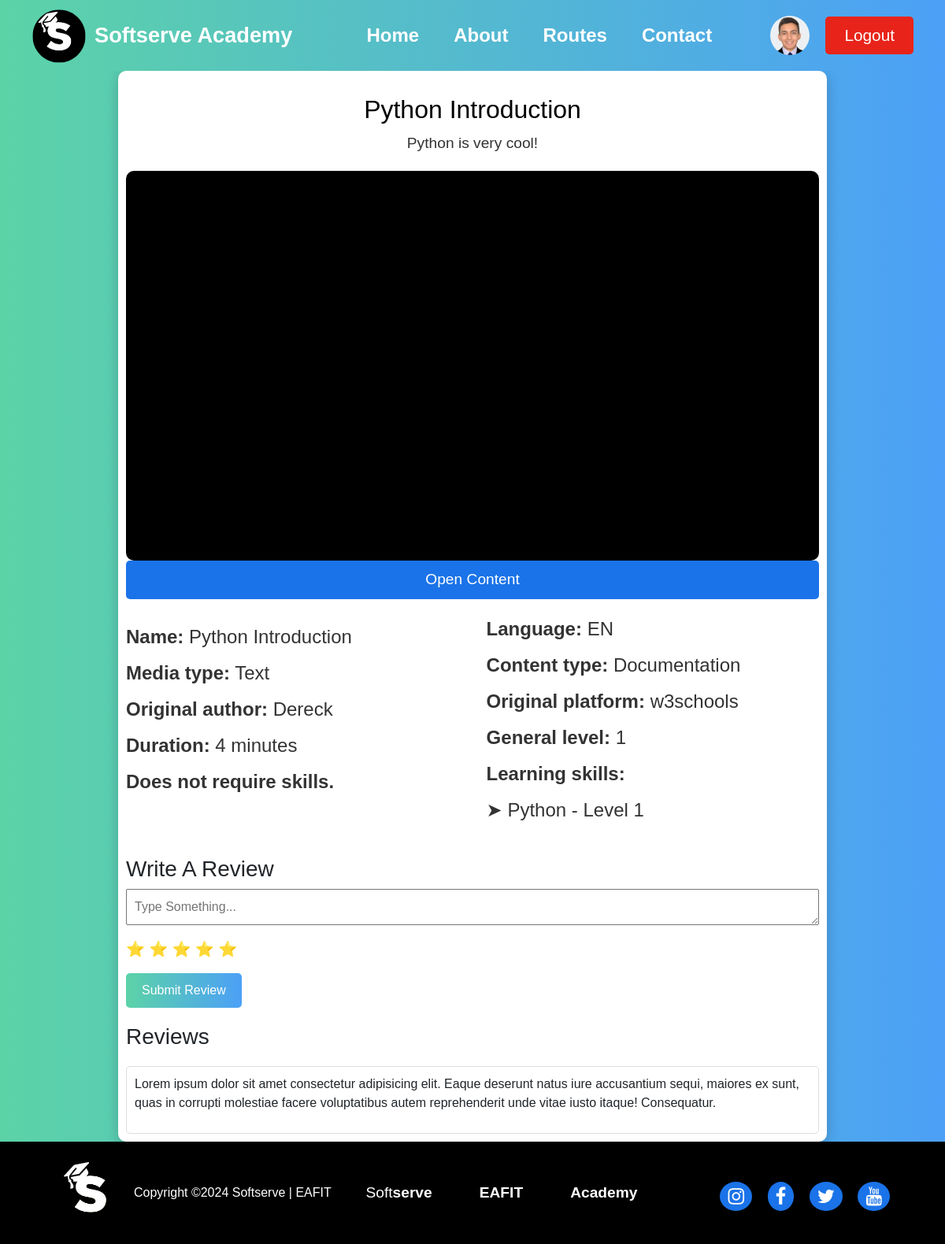
Page /learning_resource/1/ (signed in) on the committed database.
### user/models.py (models this page shows, shortened)
class User(AbstractBaseUser, PermissionsMixin):
    id = models.AutoField(primary_key=True)
    name = models.CharField(max_length=100)
    password = models.CharField(max_length=100)
    email = models.EmailField(unique=True)
    image = models.ImageField(upload_to='user/images/', blank=True)
    preference = models.ForeignKey(Preference, on_delete=models.SET_NULL, blank=True, null=True)
    current_skills = models.ManyToManyField(SkillLevel, related_name='users_current', blank=True)
    target_skills = models.ManyToManyField(SkillLevel, related_name='users_target', blank=True)
    learning_routes = models.ManyToManyField(LearningRoute, related_name='users_route', blank=True)
    is_active = models.BooleanField(default=True)
    is_staff = models.BooleanField(default=False)
    is_superuser = models.BooleanField(default=False)
    objects = UserManager()
    USERNAME_FIELD = 'email'
    REQUIRED_FIELDS = ['name']

### learning_resource/models.py (models this page shows, shortened)
class LearningResource(models.Model):
    id = models.AutoField(primary_key=True)
    name = models.CharField(max_length=100)
    media_type = models.CharField(max_length=100, choices=MEDIA_TYPE_CHOICES)
    content_type = models.CharField(max_length=100, choices=CONTENT_TYPE_CHOICES)
    link = models.CharField(max_length=200)
    details = models.TextField(blank=True)
    duration = models.IntegerField(validators=[MinValueValidator(1)])
    language = models.CharField(max_length=20, choices=LANGUAGE_CHOICES)
    original_platform = models.CharField(max_length=100, blank=True)
    original_author = models.CharField(max_length=100, blank=True)
    general_level = models.IntegerField(validators=[MinValueValidator(1)])
    learning_skills = models.ManyToManyField(SkillLevel, related_name='learning_resources_learning')
    required_skills = models.ManyToManyField(SkillLevel, related_name='learning_resources_required', blank=True)
    reviews = models.ManyToManyField('Review', related_name='learning_resources_review', blank=True)

### skill/models.py (models this page shows, shortened)
class SkillLevel(models.Model):
    id = models.AutoField(primary_key=True)
    skill = models.ForeignKey(Skill, on_delete=models.CASCADE)
    level = models.IntegerField(validators=[MinValueValidator(1), MaxValueValidator(5)])

class Skill(models.Model):
    id = models.AutoField(primary_key=True)
    name = models.CharField(max_length=100)
    skill_type = models.CharField(max_length=100, choices=SKILL_TYPE_CHOICES)
    image = models.ImageField(upload_to='skill/images/', null=True, blank=True)

### learning_resource/views.py (the view)
# urls.py: path('learning_resource/<int:id>/', learningResourceViews.detail, name='learning_resource_detail'), # MVP!!!
def detail(request, id: int):
    try:
        learning_resource = LearningResource.objects.get(pk=id)
        return render(request, 'learning_resource_detail.html',
                    {'learning_resource': learning_resource})
    except LearningResource.DoesNotExist:
        return redirect('not_found')

### learning_route/models.py (called while the page is built)
    def __str__(self):
        return self.skill_level.skill.name + ' - ' + str(self.skill_level.level)

### learning_resource/templates/learning_resource_detail.html (shortened to what this page needs)
{% extends "base.html" %}
{% load static %}
{% block extra_css %}
<link rel="stylesheet" href="{% static 'css/learningresourcedetail.css' %}">
{% endblock %}
{% block content %}
<div class="container-resource">
    <div class="course-header">
        <h1>{{ learning_resource.name }}</h1>
        <p>{{ learning_resource.details }}</p>
        {% if learning_resource.media_type %}
        <div class="video-container">
            <iframe width="95%" src="{{ learning_resource.link }}"
                title="YouTube video player" frameborder="0"
                allow="accelerometer; autoplay; clipboard-write; encrypted-media; gyroscope; picture-in-picture; web-share"
 allowfullscreen></iframe>
        </div>
        {% elif learning_resource.media_type == "Audio" %}
        <div class="spotify-container">
            <iframe src="{{ learning_resource.link }}" width="95%"
                frameborder="0" allowtransparency="true" allow="encrypted-media"></iframe>
        </div>
        {% endif %}
        <a href="{{ learning_resource.link }}" target="_blank">
            <button class="start-now">Open Content</button>
        </a>
    </div>
    <div class="course-content">
        <div class="course-column">
            <div class="course-rating">
                <ul>
                    <li><strong>Name:</strong> {{ learning_resource.name }}</li>
                    <li><strong>Media type:</strong> {{ learning_resource.media_type }}</li>
                    {% if learning_resource.original_author %}
                        <li><strong>Original author:</strong> {{ learning_resource.original_author }}</li>
                    {% else %}
                        <li><strong>Unknown original author.</strong></li>
                    {% endif %}
                    <li><strong>Duration:</strong> {{ learning_resource.duration }} minutes</li>
                    {% if learning_resource.required_skills.all %}
                        <li><strong>Required skills:</strong></li>
                        {% for skill_level in learning_resource.required_skills.all  %}
                            <li>➤ {{ skill_level.skill.name }} - Level {{ skill_level.level }}</li>
                        {% endfor %}
                    {% else %}
                        <li><strong>Does not require skills.</strong></li>
                    {% endif %}
                </ul>
            </div>
        </div>
        <div class="course-column">
            <div class="course-details">
                <ul>
                    <li><strong>Language:</strong> {{ learning_resource.language|upper }}</li>
                    <li><strong>Content type:</strong> {{ learning_resource.content_type }}</li>
                    <li><strong>Original platform:</strong> {{ learning_resource.original_platform }}</li>
                    <li><strong>General level:</strong> {{ learning_resource.general_level }}</li>
                    <li><strong>Learning skills:</strong></li>
                    {% for skill_level in learning_resource.learning_skills.all  %}
                        <li>➤ {{ skill_level.skill.name }} - Level {{ skill_level.level }}</li>
                    {% endfor %}
                </ul>
            </div>
        </div>
    </div>
    <div class="review-section">
        <h3>Write A Review</h3>
        <textarea placeholder="Type Something..."></textarea>
        <div class="review-rating">
            <p>⭐ ⭐ ⭐ ⭐ ⭐</p>
        </div>
        <button>Submit Review</button>
        <h3>Reviews</h3>
        <div class="review">
            <p>Lorem ipsum dolor sit amet consectetur adipisicing elit. Eaque deserunt natus iure accusantium sequi,
                maiores ex sunt, quas in corrupti molestiae facere voluptatibus autem reprehenderit unde vitae iusto
                itaque! Consequatur.</p>
        </div>
    </div>
    {% endblock %}

### SoftServeAcademy/templates/base.html (shortened to what this page needs)
<!DOCTYPE html>
<html lang="en">
{% load static %}
<head>
    <link rel="stylesheet" href="https://stackpath.bootstrapcdn.com/bootstrap/4.5.2/css/bootstrap.min.css">
    <link rel="stylesheet" href="https://cdnjs.cloudflare.com/ajax/libs/font-awesome/4.7.0/css/font-awesome.min.css">
    <link rel="stylesheet" href="{% static 'css/header.css' %}">
    <link rel="stylesheet" href="{% static 'css/footer.css' %}">
    <link rel="stylesheet" href="{% static 'css/base.css' %}">
    {% block extra_css %}{% endblock %}
</head>
<body>
    <div class="wrapper">
        <header>
            <div class="logo">
                <a href="{% url 'home' %}"><img src="{% static 'images/2.svg' %}" alt="Logo"></a>
                <a href="{% url 'home' %}"><span>Softserve Academy</span></a>
            </div>
            <nav>
                <ul id="nav-links">
                    <li><a href="{% url 'home' %}">Home</a></li>
                    <li><a href="{% url 'about' %}">About</a></li>
                    {% if user.is_authenticated %}
                    <li class="dropdown">
                        <a href="{% url 'learning_route' %}">Routes</a>
                    </li>
                    {% endif %}
                    <li><a href="{% url 'contact' %}">Contact</a></li>
                </ul>
            </nav>
            <div class="auth-buttons">
                {% if user.is_authenticated %}
                <a href="{% url 'user' %}">
                    {% if user.image %}
                    <img src="{{ user.image.url }}" alt="User Photo" class="user-image">
                    {% else %}
                    <img src="{% static 'images/default-user.png' %}" alt="Default User Photo" class="user-image">
                    {% endif %}
                </a>
                <a href="{% url 'logout' %}" class="get-logout-btn">Logout</a>
                {% else %}
                <a href="{% url 'login' %}" class="login-btn">Login</a>
                <a href="{% url 'register' %}" class="get-started-btn">Get Started</a>
                {% endif %}
            </div>
        </header>
        <main class="content">
            <div class="container">
                {% block content %}
                {% endblock %}
            </div>
        </main>
        <footer>
            <div class="footer-container">
                <div class="footer-left">
                    <img src="{% static 'images/2.svg' %}" alt="Logo">
                    <p>Copyright ©2024 Softserve | EAFIT</p>
                </div>
                <div class="footer-right">
                    <ul>
                        <li><a href="#">Soft<b>serve</b></a></li>
                        <li><a href="#"><b>EAFIT</b></a></li>
                        <li><a href="#"><b>Academy</b></a></li>
                    </ul>
                    <div class="social-media">
                        <a href="#"><i class="fa fa-instagram"></i></a>
                        <a href="#"><i class="fa fa-facebook"></i></a>
                        <a href="#"><i class="fa fa-twitter"></i></a>
                        <a href="#"><i class="fa fa-youtube"></i></a>
                    </div>
                </div>
            </div>
        </footer>
    </div>
</body>
</html>

### static/css/header.css (style rules this page uses)
* { margin: 0; padding: 0; box-sizing: border-box; }
body { font-family: Arial, sans-serif; }
header { display: flex; justify-content: space-between; align-items: center; padding: 10px 20px; background: linear-gradient(to right, #5cd3a7, #4ca0f7); position: relative; z-index: 2; }
.logo { display: flex; align-items: center; }
.logo img { width: fit-content; height: 70px; margin-right: 10px; margin-left: 20px; }
.logo a span { font-size: 1.7rem; font-weight: bold; color: #fff; cursor: pointer; text-decoration: none; }
nav ul { list-style: none; display: flex; align-items: center; }
nav ul li { margin-left: 20px; position: relative; }
nav ul li a { text-decoration: none; color: #fff; font-weight: bold; font-size: 1.5rem; padding: 2px 12px; }
.auth-buttons { display: flex; align-items: center; margin-right: 20px; }
.auth-buttons .get-logout-btn { text-decoration: none; background-color: #e8241a; color: #fff; padding: 8px 24px; border-radius: 5px; margin-left: 10px; font-size: 1.3rem; }

### static/css/footer.css (style rules this page uses)
html, body { height: 100%; margin: 0; display: flex; flex-direction: column; }
.wrapper { display: flex; flex-direction: column; justify-content: space-between; flex: 1; }
.content { flex: 1; }
footer { background-color: #000; color: #fff; padding: 20px 0; }
.footer-container { display: flex; justify-content: space-between; align-items: center; flex-wrap: wrap; margin-inline: 50px; padding: 0 20px; }
.footer-left { display: flex; align-items: center; }
.footer-left img { height: 90px; margin-right: 10px; }
.footer-left p { margin: 0; font-size: 1rem; }
.footer-right { display: flex; align-items: center; justify-content: flex-end; }
.footer-right ul { list-style: none; display: flex; padding: 0; margin-right: 60px; }
.footer-right ul li { margin: 0 30px; }
.footer-right ul li a { color: #fff; text-decoration: none; font-size: 1.2rem; }
.footer-right .social-media { margin-top: 10px; }
.footer-right .social-media a { color: #fff; font-size: 1.5rem; margin-left: 15px; text-decoration: none; background-color: #1a73e8; padding: 5px 10px; border-radius: 100%; }

### static/css/base.css (style rules this page uses)
dl, ol, ul { margin-top: 0; margin-bottom: 0rem; }
.wrapper header .auth-buttons a .user-image { width: 50px; height: 50px; border-radius: 50%; margin-right: 10px; }

### static/css/learningresourcedetail.css (style rules this page uses)
* { margin: 0; padding: 0; box-sizing: border-box; }
body { font-family: Arial, sans-serif; background: linear-gradient(to right, #5cd3a7, #4ca0f7); }
.container-resource { background-color: #fff; padding: 10px; border-radius: 10px; box-shadow: 0px 4px 16px rgba(0, 0, 0, 0.2); max-width: 900px; margin: 0 auto; }
.course-header h1 { font-size: 2rem; margin-top: 20px; text-align: center; color: #000; }
.course-header p { font-size: 1.2rem; margin-top: 10px; text-align: center; color: #333; }
.course-content { display: flex; justify-content: space-between; margin-top: 20px; }
.course-column { width: 48%; }
.course-rating ul, .course-details ul { list-style: none; }
.course-rating li, .course-details li { margin-bottom: 10px; font-size: 1.5rem; color: #333; }
.start-now { background-color: #1a73e8; color: white; padding: 10px 20px; border: none; border-radius: 5px; cursor: pointer; font-size: 1.2rem; align-self: flex-start; width: 100%; }
.course-rating { margin-top: 10px; font-size: 1.2rem; color: #000; }
.video-container { position: relative; padding-bottom: 56.25%; height: 0; overflow: hidden; max-width: 100%; background: #000; margin-top: 20px; border-radius: 10px; }
.video-container iframe { position: absolute; top: 0; left: 0; width: 100%; height: 100%; }
.review-section { margin-top: 30px; }
.review-section textarea { width: 100%; max-height: 150px; padding: 10px; margin-bottom: 10px; font-size: 1rem; resize: vertical; field-sizing: content; }
.review-rating p { font-size: 1.2rem; color: #f1c40f; }
.review-section button { background: linear-gradient(to right, #5cd3a7, #4ca0f7); color: white; padding: 10px 20px; border: none; border-radius: 5px; cursor: pointer; font-size: 1rem; }
.review-section .review { margin-top: 20px; padding: 10px; border: 1px solid #ddd; border-radius: 5px; }
.review-section h3 { margin-top: 20px; }

### rows in the picture
User: image (picture)
LearningResource: name "Python Introduction", details "Python is very cool!", media_type "Text", original_author "Dereck", duration "4", language "EN", content_type "Documentation", original_platform "w3schools", general_level "1"
SkillLevel: skill.name "Python", level "1"
